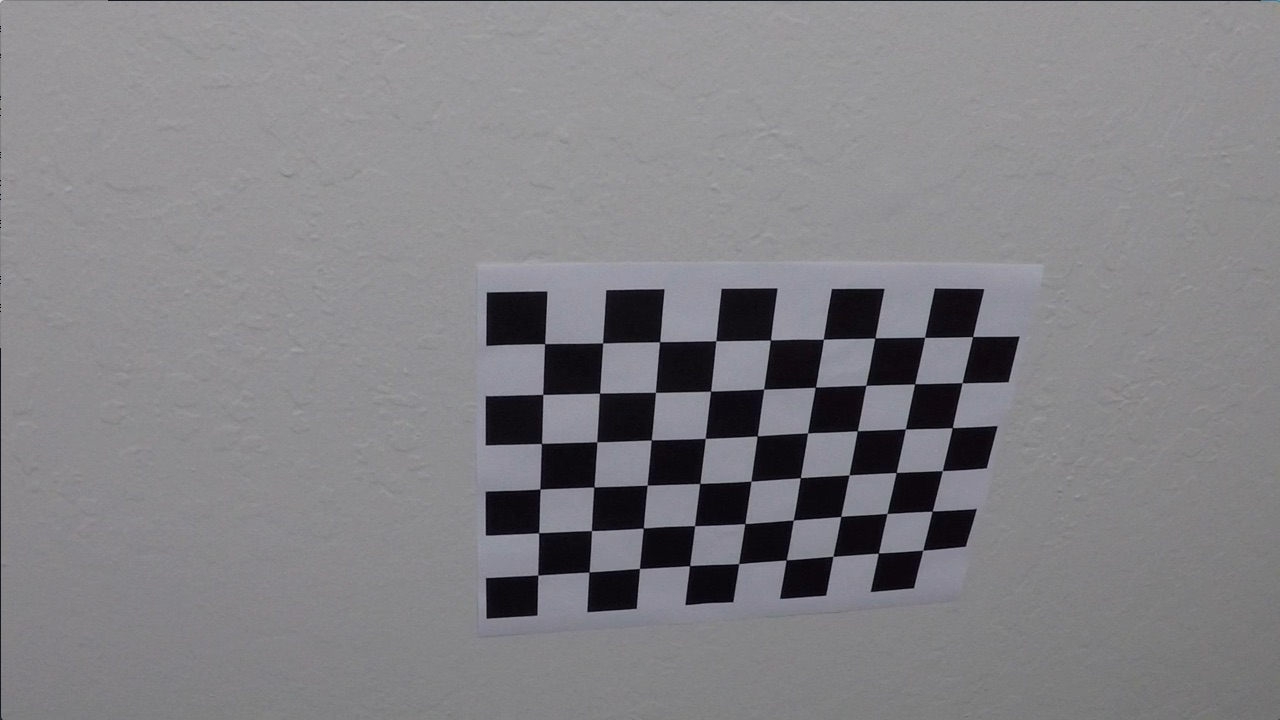
#> input picture camera_cal/calibration10.jpg, 1280 x 720 px; its folder holds only this picture in this run
$ jupyter execute --allow-errors p2_advanced_lane_finding.ipynb   (shell and % lines are left out)   (older library calls are emulated)
#> lines starting #> are read from the running program, lines starting #| are printed output that depends on the picture; after the words box and inside, x2 and y2 are one past the last pixel; in counts of white or black regions, pixels touching at a corner belong together
Advanced Lane Finding Project
The goals / steps of this project are the following:

Compute the camera calibration matrix and distortion coefficients given a set of chessboard images.
Apply a distortion correction to raw images.
Use color transforms, gradients, etc., to create a thresholded binary image.
Apply a perspective transform to rectify binary image ("birds-eye view").
Detect lane pixels and fit to find the lane boundary.
Determine the curvature of the lane and vehicle position with respect to center.
Warp the detected lane boundaries back onto the original image.
Output visual display of the lane boundaries and numerical estimation of lane curvature and vehicle position.

[cell 1]
import numpy as np
import cv2
import glob
import matplotlib.pyplot as plt
import matplotlib.image as mpimg
import os

# prepare object points, like (0,0,0), (1,0,0), (2,0,0) ....,(6,5,0)
objp = np.zeros((6*9,3), np.float32)
objp[:,:2] = np.mgrid[0:9,0:6].T.reshape(-1,2)

# Arrays to store object points and image points from all the images.
objpoints = [] # 3d points in real world space
imgpoints = [] # 2d points in image plane.

# Make a list of calibration images
images = glob.glob('camera_cal/calibration*.jpg')
for fname in images:
    print (fname)
    img = cv2.imread(fname)
#> img is the input picture: shape (720, 1280, 3); mean B, G, R 133.1, 129.4, 130.2
    gray = cv2.cvtColor(img,cv2.COLOR_BGR2GRAY)

    # Find the chessboard corners
    ret, corners = cv2.findChessboardCorners(gray, (9,6),None)
#> ret = True; corners = 54 rows, first 8: [545.3, 343.1], [602.7, 342.8], [660.1, 341.3], [715.8, 340.7], [770.6, 340], [823.5, 339.2], [874.3, 338.5], [925.1, 337.4]
    # If found, add object points, image points
    if ret == True:
        objpoints.append(objp)
        #print (np.shape(objp))
        imgpoints.append(corners)
        #print (np.shape(corners))

        # Draw and display the corners
        img = cv2.drawChessboardCorners(img, (9,6), corners, ret)
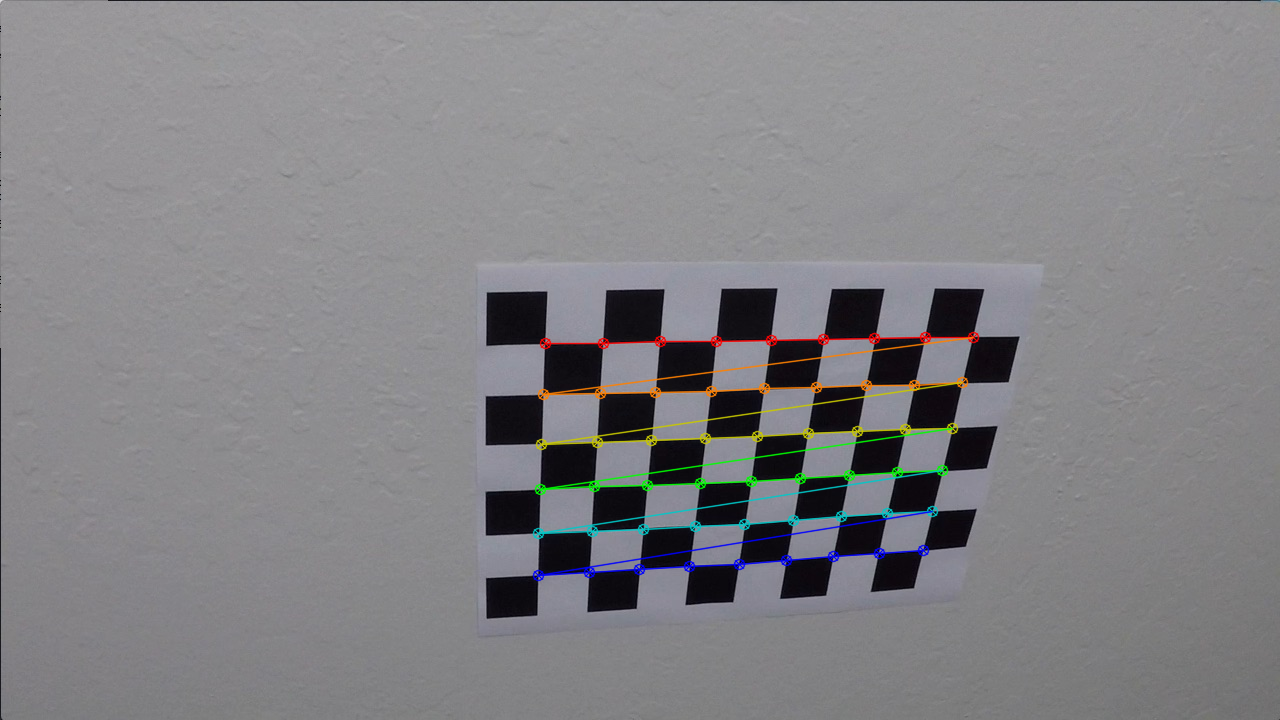
#> img: shape (720, 1280, 3); 1.91% of pixels changed, all inside (x1, y1, x2, y2) = (532, 331, 980, 582)
        plt.imshow(img)
        plt.show()

[cell 2]
img = cv2.imread('camera_cal/calibration1.jpg')
#> (the rest of this cell did not finish here and is left out)

[cell 3]
for fname in images:
    img = cv2.imread(fname)
    gray = cv2.cvtColor(img,cv2.COLOR_BGR2GRAY)

    ret, mtx, dist, rvecs, tvecs = cv2.calibrateCamera(objpoints, imgpoints, gray.shape[::-1],None,None)
#> ret = 0.68; mtx = [[1143.7, 0, 681.7], [0, 1109.2, 367.7], [0, 0, 1]]; dist = [[-0.515, 2.99, -0.00876, 0.00937, 1.41]]; rvecs = ([0.451, -0.252, 0.0361],); tvecs = ([-2.31, -0.422, 19.12],)
    undist=cv2.undistort(img, mtx, dist, None, mtx)
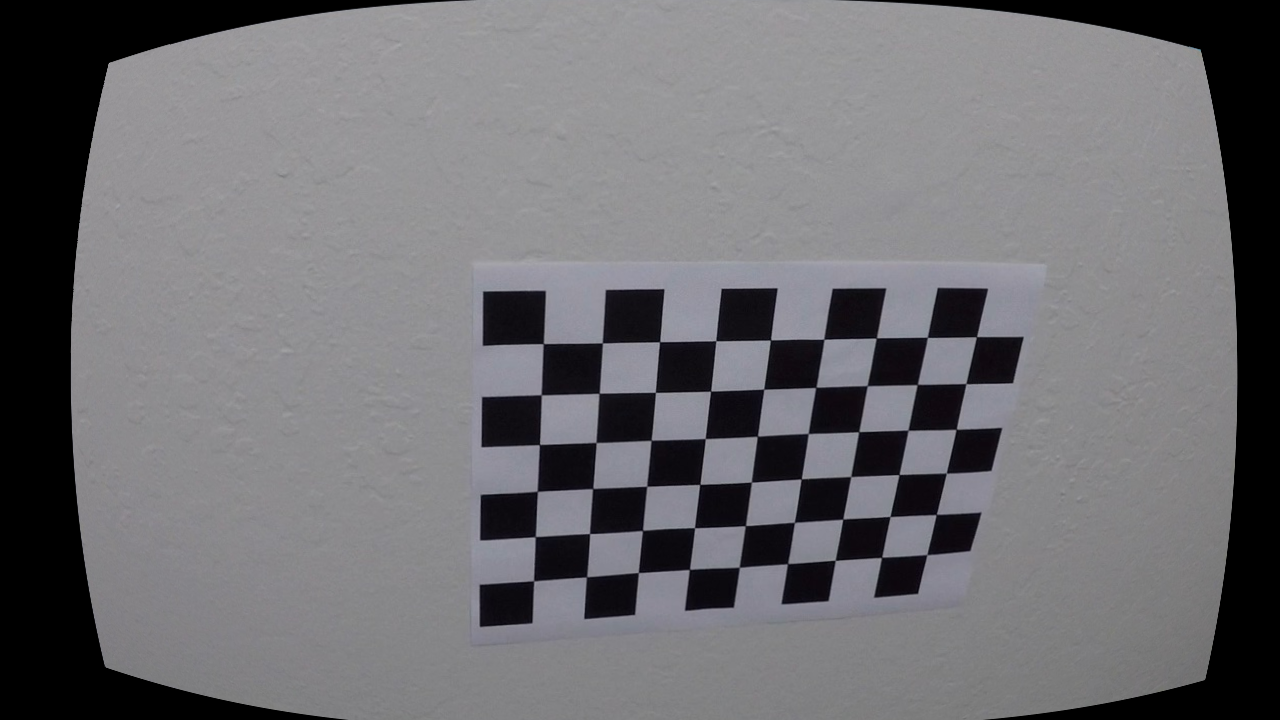
#> undist: shape (720, 1280, 3); mean B, G, R 113.7, 110.3, 111
    #plt.imshow(undist)
    #plt.show()

$ run again, on camera_cal/calibration14.jpg
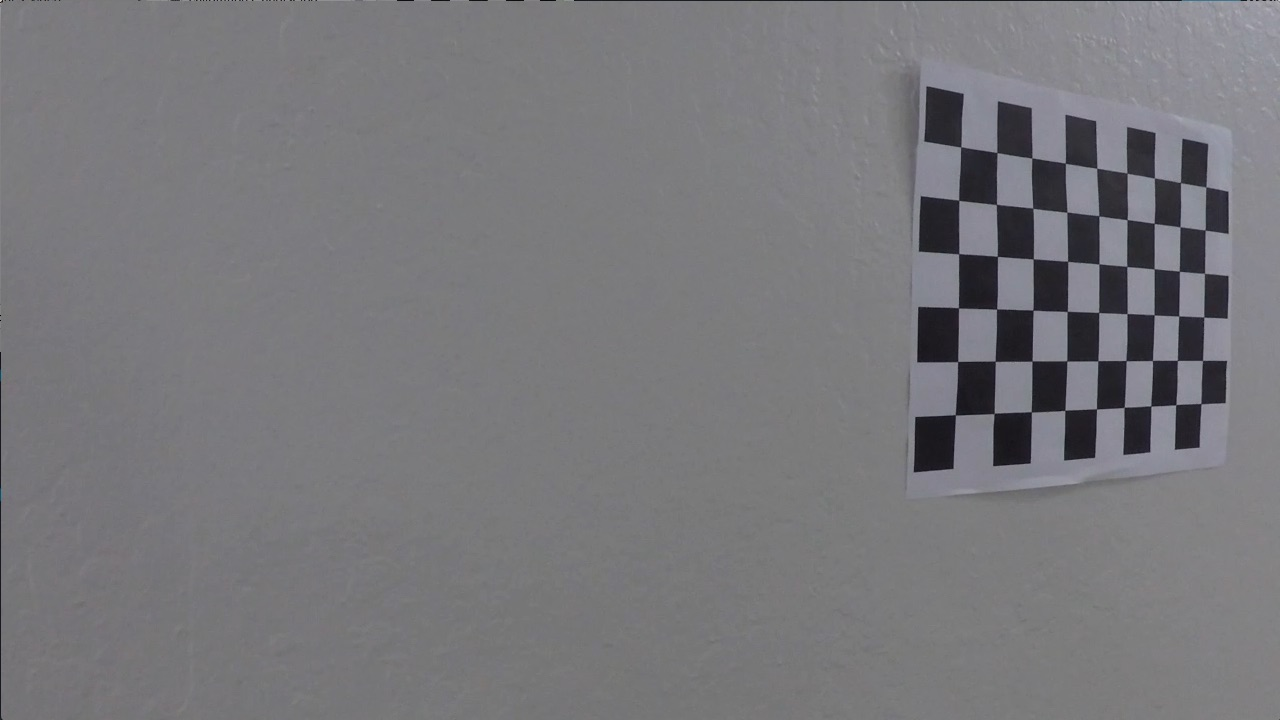
#> input picture camera_cal/calibration14.jpg, 1280 x 720 px
#> img is the input picture: shape (720, 1280, 3); mean B, G, R 122.9, 119.4, 119.9
#> `ret, corners = cv2.findChessboardCorners(gray, (9,6),None)`: ret = True; corners = 54 rows, first 8: [960.7, 146.9], [996.9, 152.5], [1031.8, 158], [1065.3, 163.2], [1096.8, 168.3], [1127, 173.1], [1154.5, 178], [1180.4, 182.5]
#> `img = cv2.drawChessboardCorners(img, (9,6), corners, ret)`:
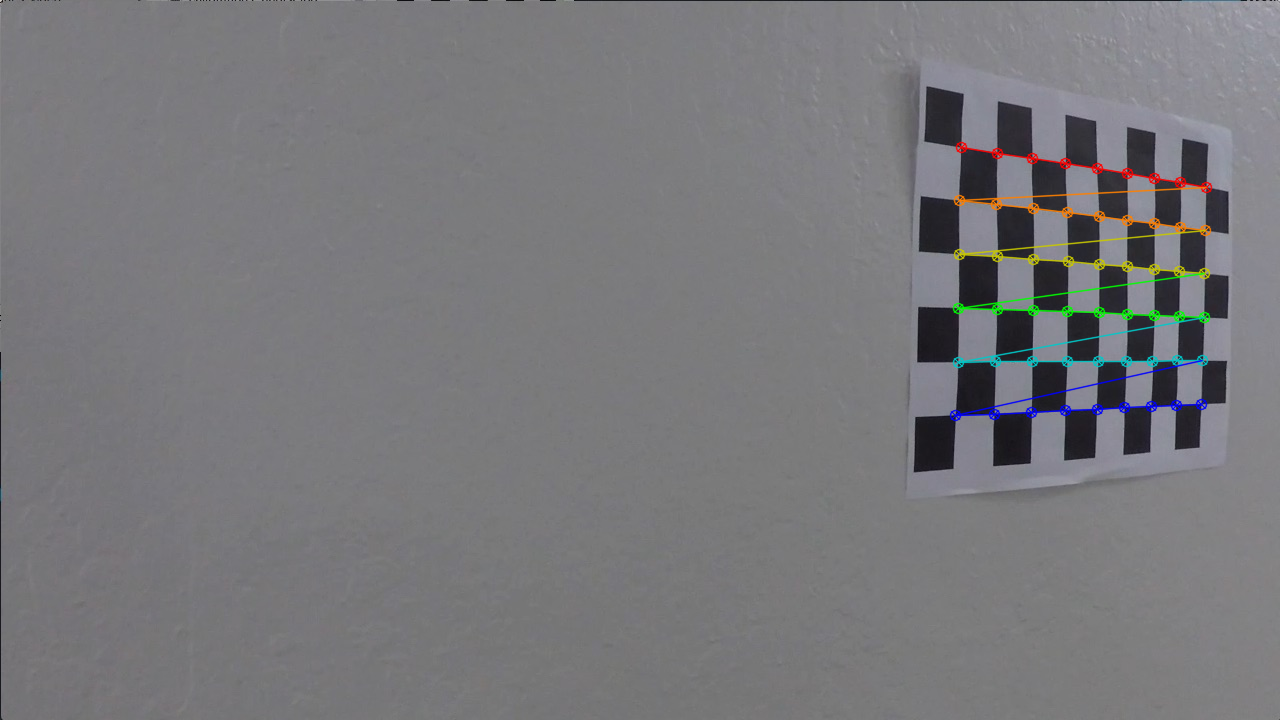
#> img: shape (720, 1280, 3); 1.35% of pixels changed, all inside (x1, y1, x2, y2) = (949, 141, 1213, 422)
#> `ret, mtx, dist, rvecs, tvecs = cv2.calibrateCamera(objpoints, imgpoint..`: ret = 0.739; mtx = [[2240.5, 0, 704.5], [0, 1763.2, 328.8], [0, 0, 1]]; dist = [[2.86, -97.07, -0.0283, -0.0725, 800.8]]; rvecs = ([-0.0139, -0.819, 0.0177],); tvecs = ([3.8, -3.38, 33.34],)
#> `undist=cv2.undistort(img, mtx, dist, None, mtx)`:
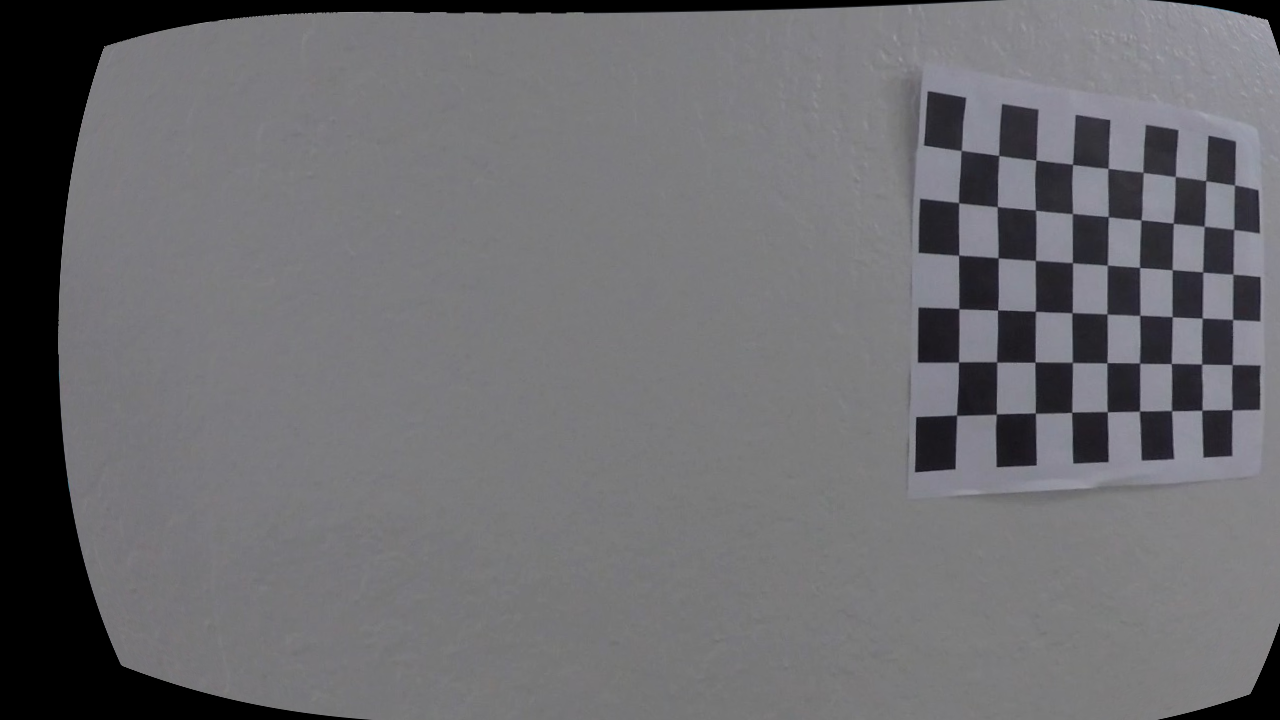
#> undist: shape (720, 1280, 3); mean B, G, R 111.8, 108.5, 108.9

$ run again, on camera_cal/calibration15.jpg
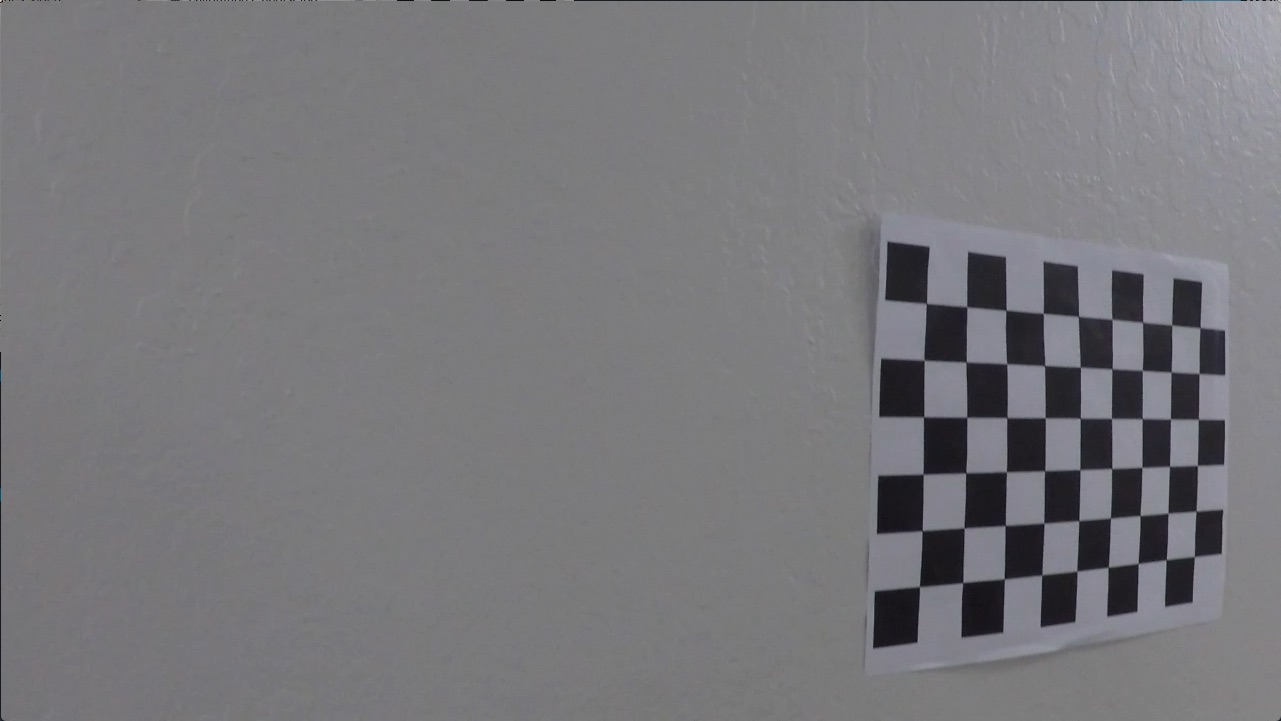
#> input picture camera_cal/calibration15.jpg, 1281 x 721 px
#> img is the input picture: shape (721, 1281, 3); mean B, G, R 123, 119.5, 120
#> `ret, corners = cv2.findChessboardCorners(gray, (9,6),None)`: ret = True; corners = 54 rows, first 8: [926.4, 303.5], [966.7, 306.8], [1006.1, 310.2], [1043.2, 313.2], [1078.3, 316.5], [1111.8, 319.3], [1142.6, 322.4], [1171.7, 325.1]
#> `img = cv2.drawChessboardCorners(img, (9,6), corners, ret)`:
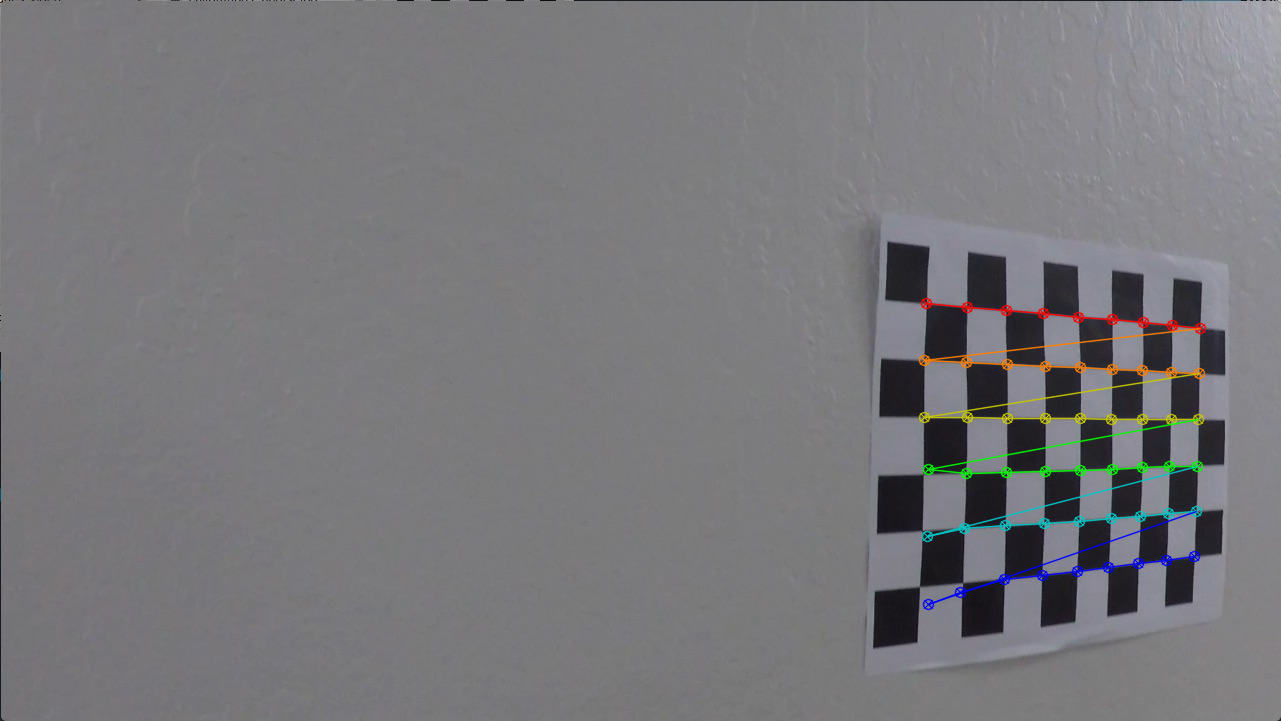
#> img: shape (721, 1281, 3); 1.42% of pixels changed, all inside (x1, y1, x2, y2) = (918, 297, 1207, 611)
#> `ret, mtx, dist, rvecs, tvecs = cv2.calibrateCamera(objpoints, imgpoint..`: ret = 2.29; mtx = [[1807.8, 0, 586.2], [0, 1492.5, 649.2], [0, 0, 1]]; dist = [[-0.803, 3.32, 0.0872, -0.0296, -4.93]]; rvecs = ([0.283, -0.728, -0.0828],); tvecs = ([4.46, -5.69, 20.67],)
#> `undist=cv2.undistort(img, mtx, dist, None, mtx)`:
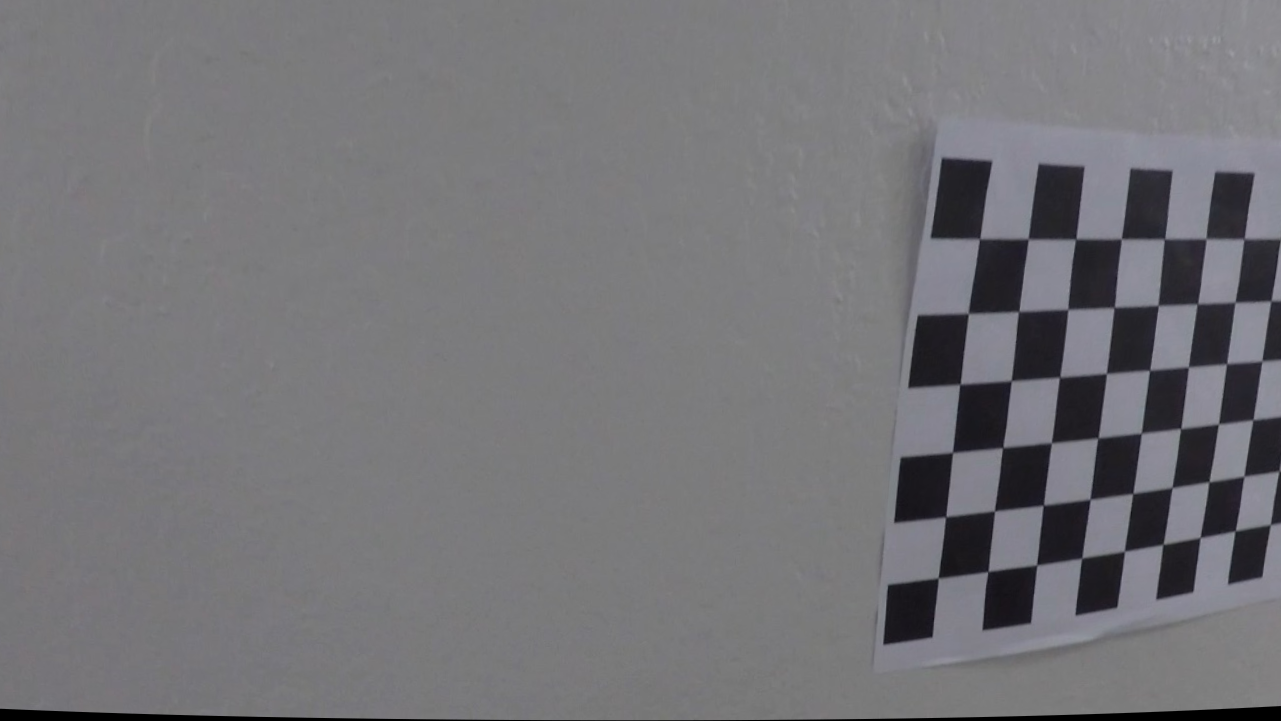
#> undist: shape (721, 1281, 3); mean B, G, R 119.3, 115.7, 116.3
